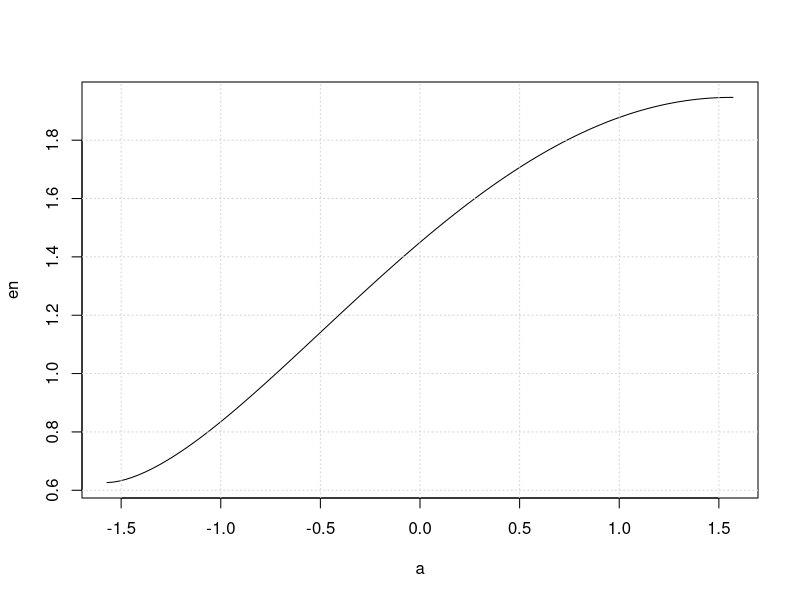
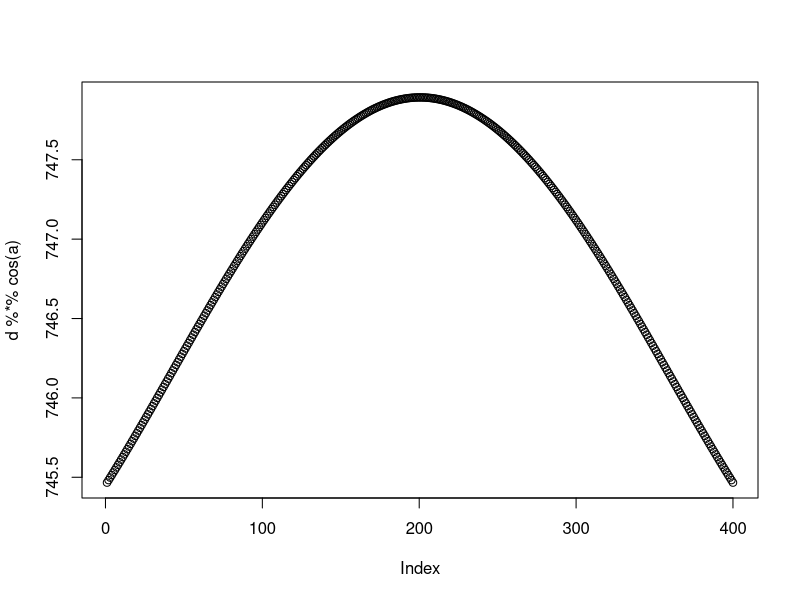
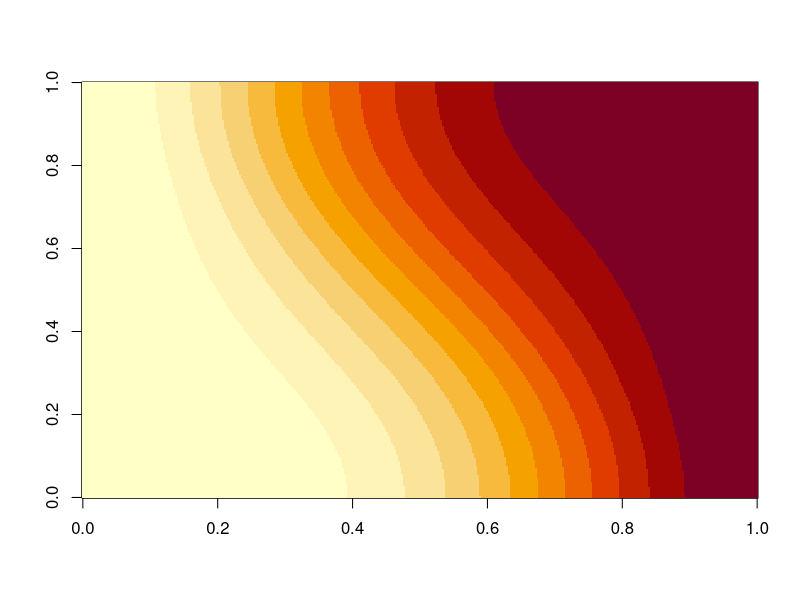
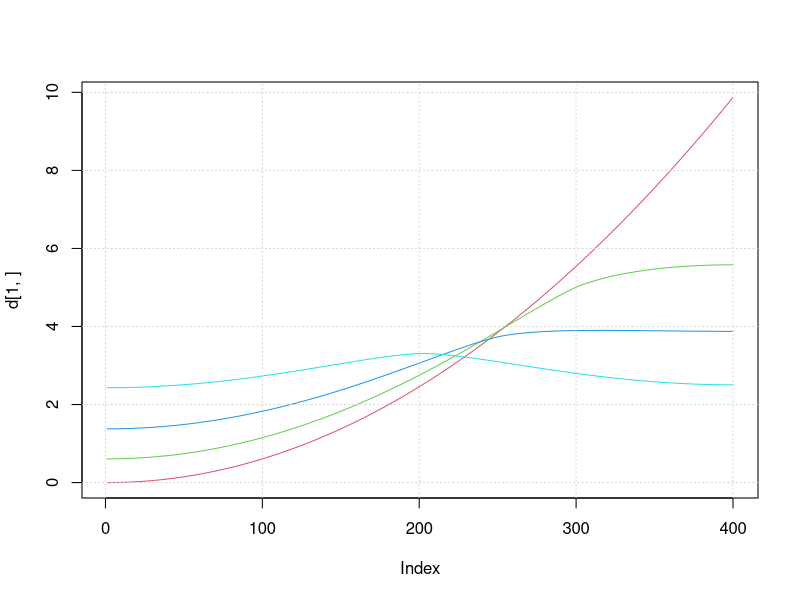
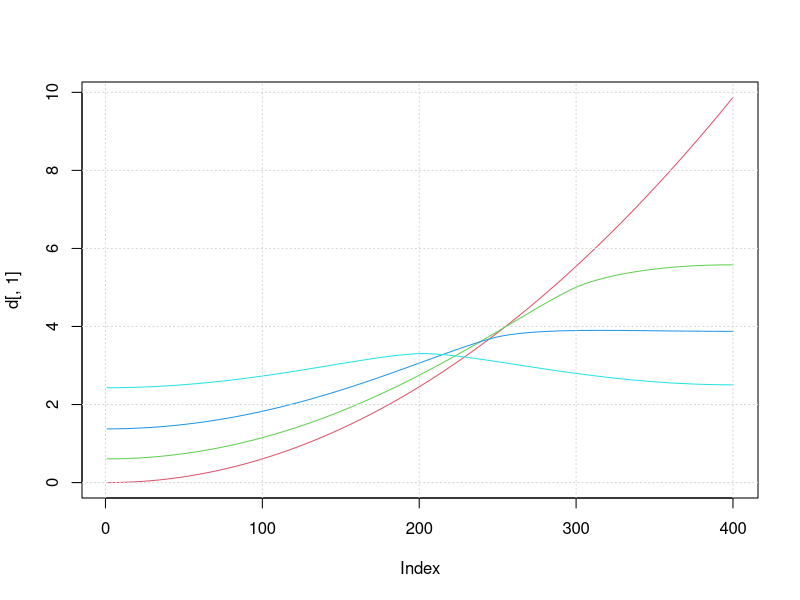
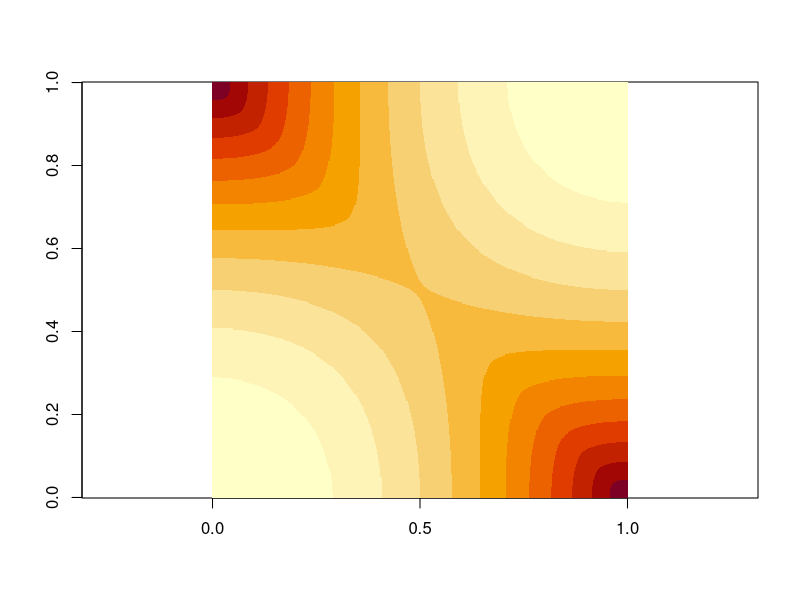
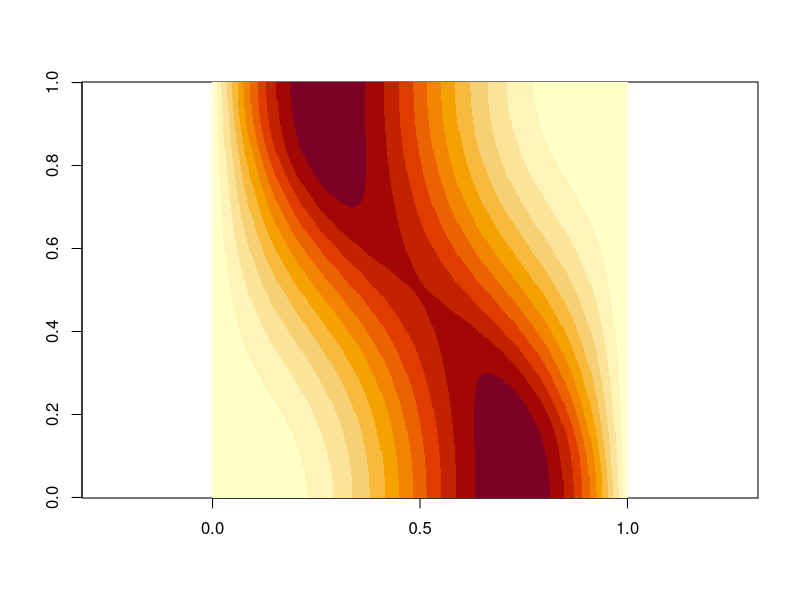
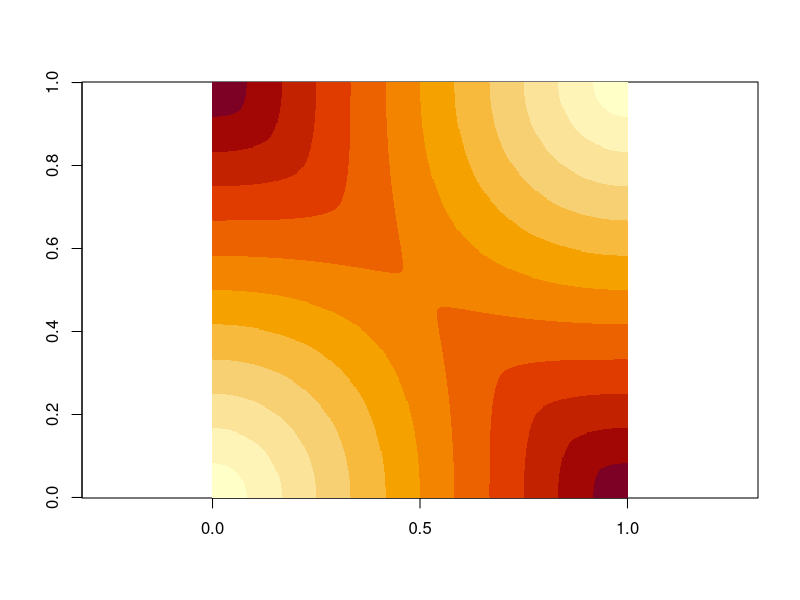

Source code (R) for these figures, in order:
eps <- sqrt(.Machine$double.eps)/2
x <- seq(0+eps, 2*pi-eps, len=400)
b <- seq(-pi/2+eps, pi/2-eps, len=400)

energy <- function(a) {
  delta <- rowMeans((acos(sin(a)*sin(b) - cos(a)*cos(b)%*%t(cos(x))))^2)
  mean(delta * cos(pi/2-1.2*(pi/2+b)))
}

a <- seq(-pi/2, pi/2, len=100)
en <- sapply(a, energy)
plot(a, en, ylim=c(min(en), max(max(en), min(en)+0.5)), type="l")
grid()
which.min(en)


a <- seq(-pi/2, pi/2, len=400)
del <- function(a) {
  rowMeans((acos(sin(a)*sin(b) - cos(a)*cos(b)%*%t(cos(x))))^2)
}
d <- sapply(a, del)
plot(d %*% cos(a))
d2 <- apply(d*cos(a), 2, cumsum)
image(d2)

plot(d[1,], type="l", col=2)
lines(d[100,], type="l", col=3)
lines(d[150,], type="l", col=4)
lines(d[199,], type="l", col=5)
grid()

plot(d[,1], type="l", col=2)
lines(d[,100], type="l", col=3)
lines(d[,150], type="l", col=4)
lines(d[,199], type="l", col=5)
grid()

colMeans(d*cos(a))

d2 <- apply(d*cos(a), 2, cumsum)

image(d, asp=1, useRaster=TRUE)
image(d*cos(a), asp=1, useRaster=TRUE)
image(sqrt(d), asp=1, useRaster=TRUE)
plot(d[matrix(1:400,ncol=2, nrow=400)], type="l", col=2, lwd=2)
plot(d[matrix(c(1:400, 400:1),ncol=2, nrow=400)], type="l", col=2, lwd=2)
lines(2.65*a^2+3.32)



x <- seq(-1, 1, len=100)
y <- seq(-1, 1, len=100)
xy <- expand.grid(x=x,y=y)
f <- function(x, y) (acos(x)^2-acos(y)^2)/(y-x)
res_a <- f(xy[xy$y>xy$x,1], xy[xy$y>xy$x,2])
res_b <- f(xy[xy$y<xy$x,1], xy[xy$y<xy$x,2])
min(res_a)
max(res_b)
